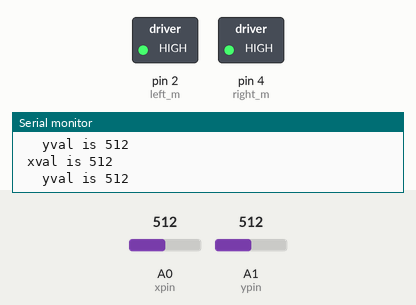
Simulated run of this sketch. Board: Arduino Uno, built with avr-gcc and run on an emulated ATmega328P. Shown: switched loads named in the sketch (green lamp = pin HIGH), the last lines printed to the serial monitor. The test bench sets the inputs (shaded band); at power-on: A0 (xpin) = 512, A1 (ypin) = 512.

Above: at 1.4 s.
1.5 s: A0 (xpin) set to 733
3.5 s: A0 (xpin) set to 766
At 5.3 s:
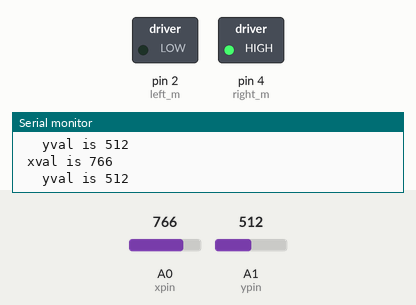
5.6 s: A1 (ypin) set to 259
7.7 s: A1 (ypin) set to 238
At 8.8 s:
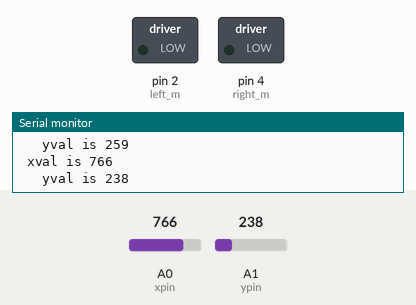
9.8 s: A1 (ypin) set to 260
At 11.9 s:
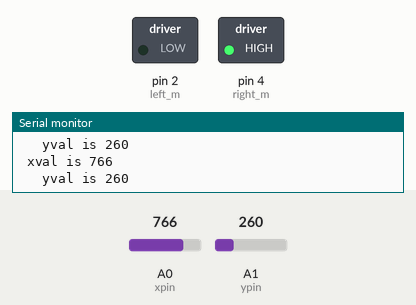
12.2 s: A0 (xpin) set to 240
At 13.9 s:
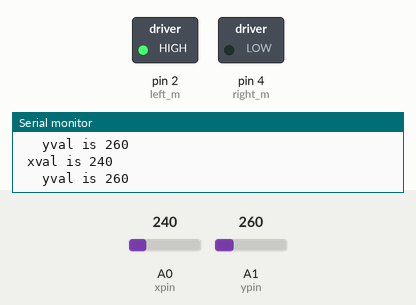
Timing chart, 0 to 15.4 s (numbered marks = the images above; inputs shaded):
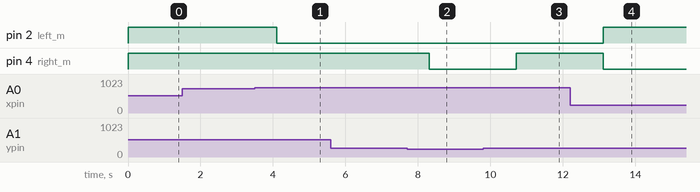

Measured:
- the behaviour switches between 750 and 751 on A0 (xpin) (found by bisection; images 0 and 1)
- the behaviour switches between 250 and 249 on A1 (ypin) (found by bisection; images 1 and 2)
- after the input at 3.5 s, pin 2 (left_m): HIGH → LOW after 0.61 s
- after the input at 7.7 s, pin 4 (right_m): HIGH → LOW after 0.61 s
- after the input at 9.8 s, pin 4 (right_m): LOW → HIGH after 0.91 s
- after the input at 12.2 s, pin 2 (left_m): LOW → HIGH after 0.92 s; pin 4 (right_m): HIGH → LOW after 0.92 s

The sketch:

joystick_Controlled_Wheel_Chair.ino
```cpp
int xpin=A0;
int ypin=A1;
int left_m=2;
int right_m=4;
int xval;
int yval;
int sval;

void setup() {
  Serial.begin(9600);
  pinMode(xpin,INPUT);
  pinMode(ypin,INPUT);
//  pinMode(spin,INPUT);
  pinMode(left_m,OUTPUT);
  pinMode(right_m,OUTPUT);
  digitalWrite(left_m,HIGH);
  digitalWrite(right_m,HIGH);

}

void loop() {

  xval=analogRead(xpin);
  yval=analogRead(ypin);
  sval=digitalRead(sval);
  delay(500);
  Serial.print(" xval is ");
  Serial.println(xval);
  Serial.print("   yval is ");
  Serial.println(yval);

  if (yval<250){                           // forward
    digitalWrite(left_m,LOW);
    digitalWrite(right_m,LOW);
    delay(100);
  }
  else if(xval<250){                       //LEFT
    digitalWrite(left_m,HIGH);
    digitalWrite(right_m,LOW);
    delay(100);
  }
  else if(xval>750){                       //RIGHT
    digitalWrite(left_m,LOW);
    digitalWrite(right_m,HIGH);
    delay(100);
  }

  else if(yval>750){                       // break
    digitalWrite(left_m,HIGH);
    digitalWrite(right_m,HIGH);
    delay(100);
  }
   else if(500<xval<510 || 515<yval<525){  //middle
    digitalWrite(left_m,HIGH);
    digitalWrite(right_m,HIGH);
    delay(100);
  }
}
```
